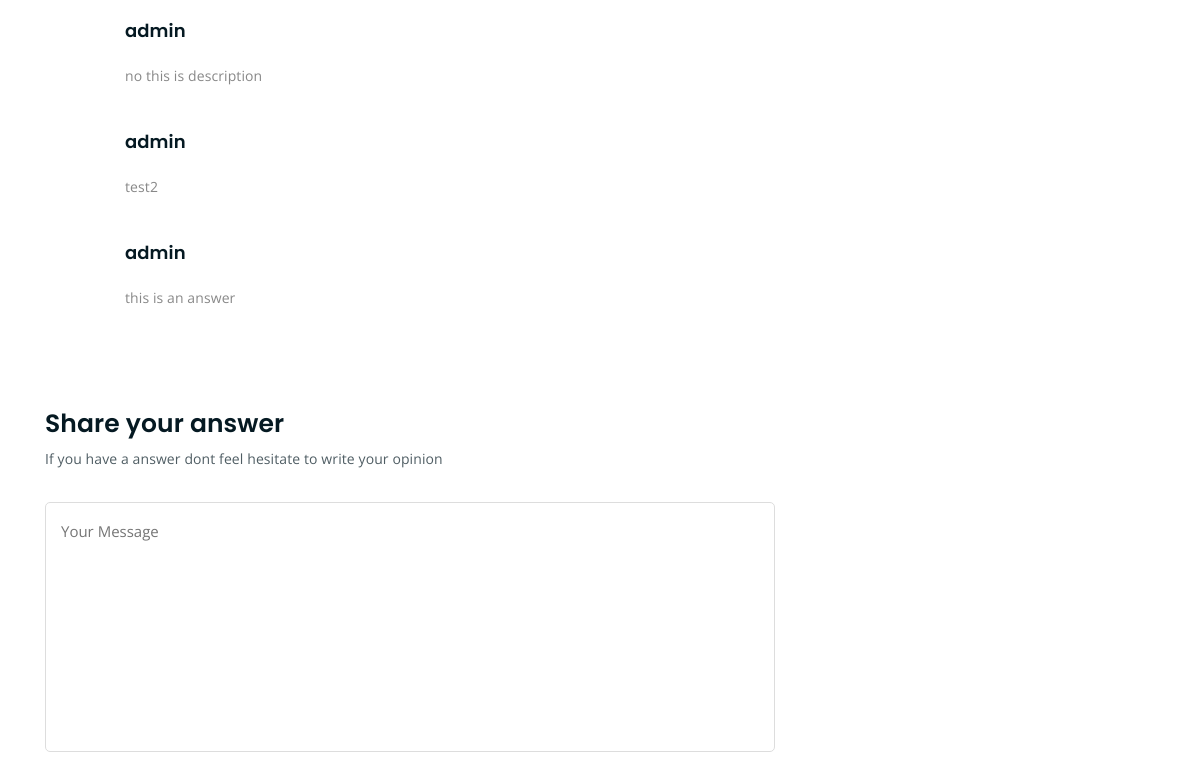
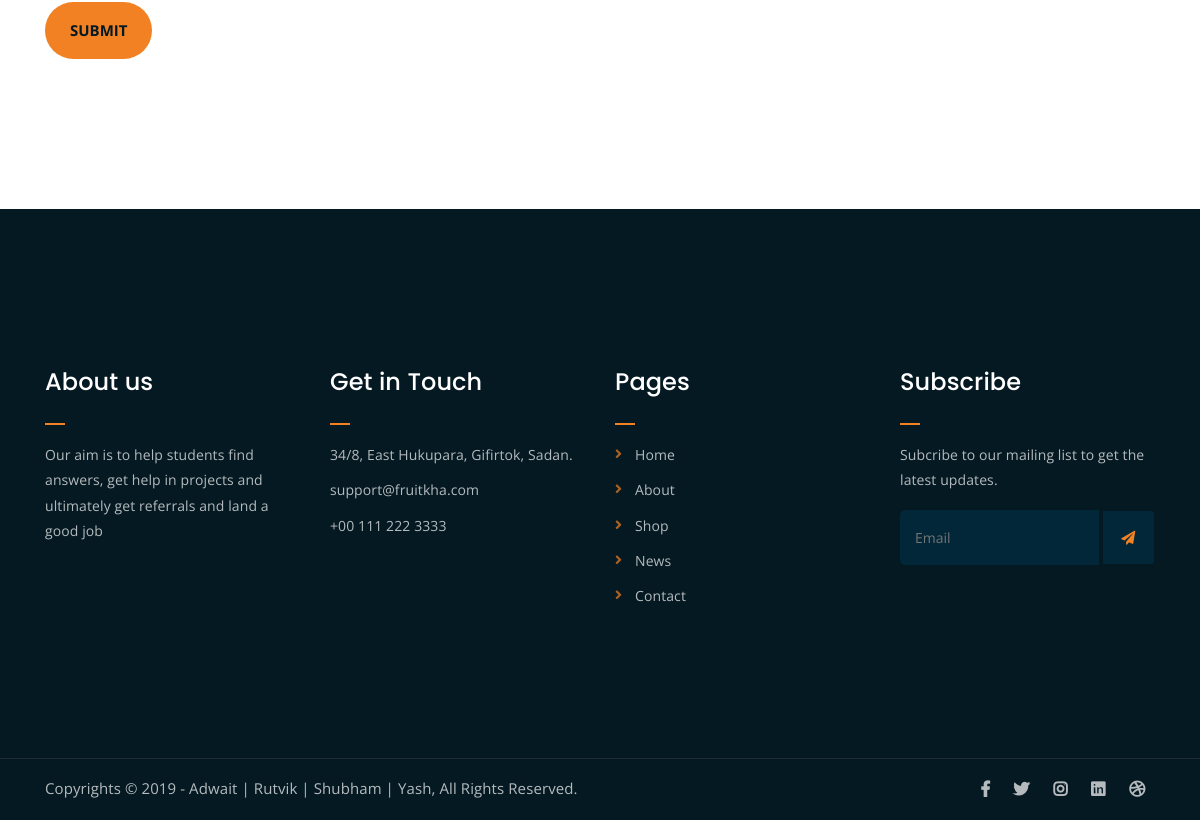
The app's page /Question/1/ (lower part), older data (2 pictures, top to bottom).
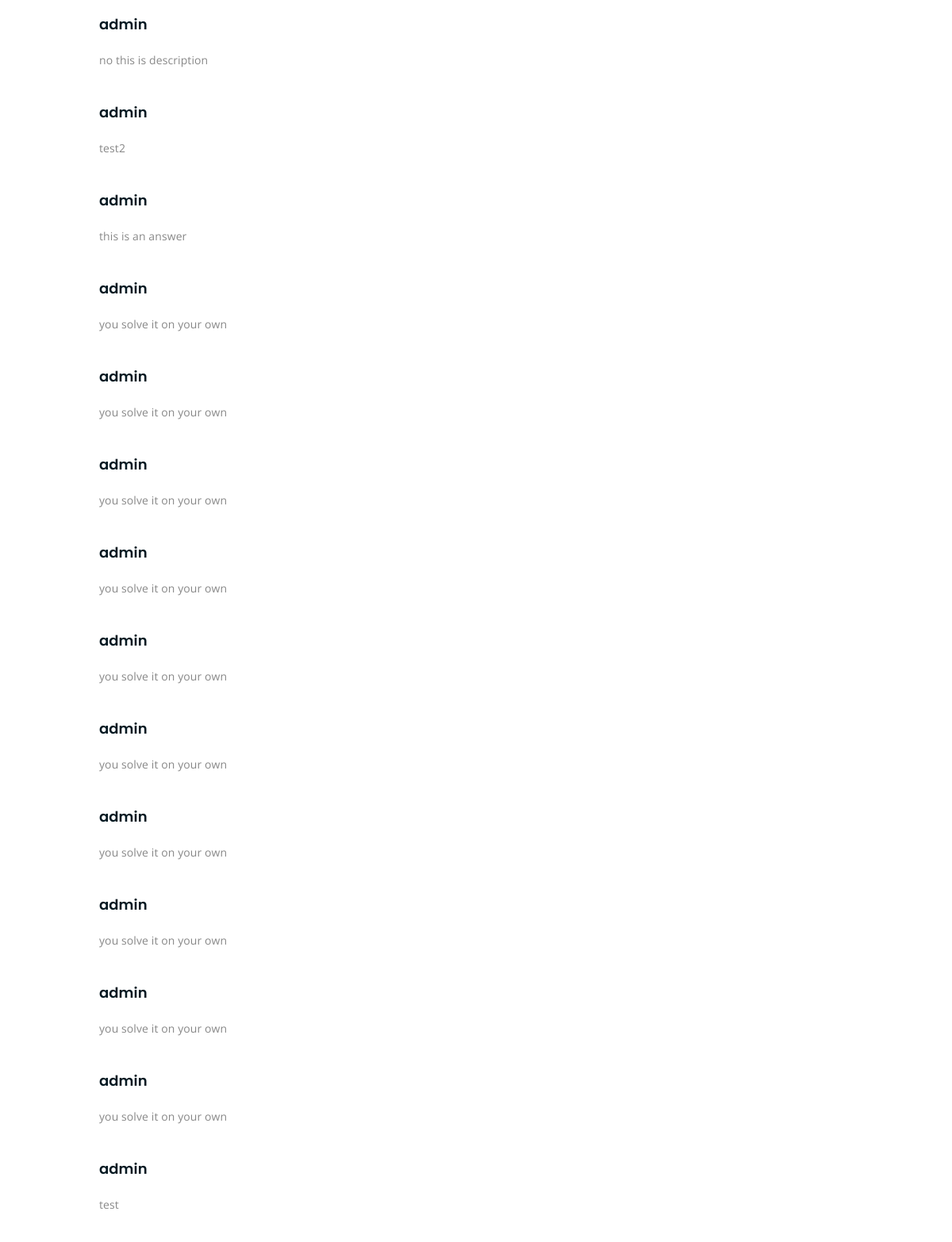
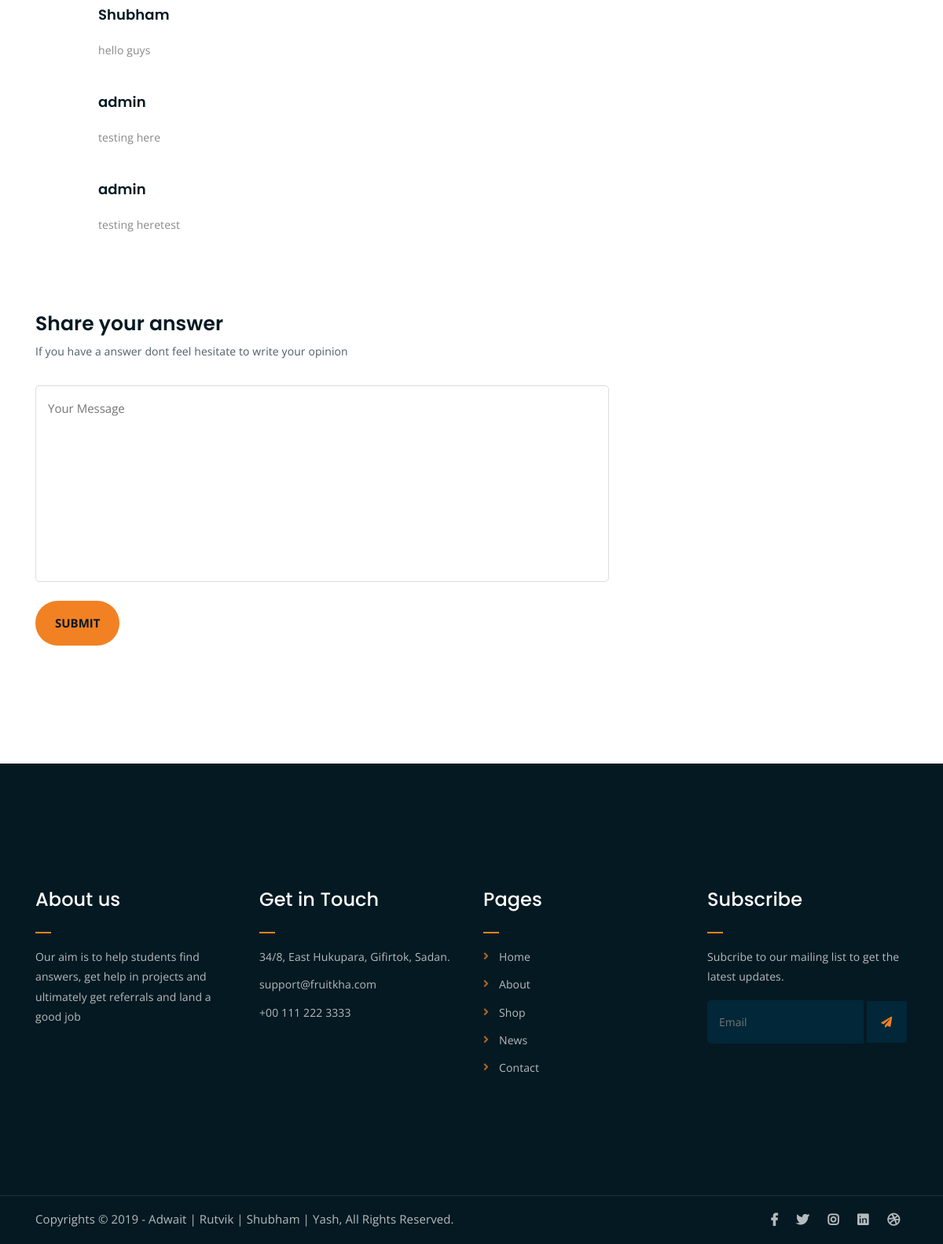
The same page, newer data (2 pictures, top to bottom).
### main/models.py (models this page shows)
class Answer(models.Model):
    question = models.ForeignKey(Question,on_delete=models.CASCADE)
    description = models.TextField()
    image = models.ImageField(upload_to='mainapp/question_images/', null=True)
    student = models.ForeignKey(User, on_delete=models.CASCADE)
    date_posted = models.DateTimeField(default=datetime.datetime.now())

### main/views.py (the view)
# urls.py: path("Question/<int:pk>/", QuestionDetailView, name="Questions-detail"),
def QuestionDetailView(request, pk):
    context = {
        "question": Question.objects.filter(pk=pk).first(),
        "answers": Answer.objects.filter(question__pk=pk),
    }
    return render(request, "main/Question_detail.html", context)

### main/templates/main/Question_detail.html (shortened to what this page needs)
{% extends "main/base.html" %} {% block content%}
<div class="mt-150 mb-150">
    <div class="container">
        <div class="row">
            <div class="col-lg-8">
                <div class="single-article-section">
                    <div class="comments-list-wrap">
                        <div class="comment-list">
                            {%for ans in answers%}
                            <div class="single-comment-body">
                                <div class="comment-text-body">
                                    <h4>{{ans.student.username}} </h4>
                                    <p>{{ans.description}}</p>
                                </div>
                            </div>
                            {%endfor%}
                        </div>
                    </div>
                    <div class="comment-template">
                        <h4>Share your answer</h4>
                        <p>If you have a answer dont feel hesitate to write your opinion</p>
                        <form action="{% url 'answers' question.pk %}" method="POST">
                            <p><textarea name="answer" id="answer" cols="30" rows="10"
                                    placeholder="Your Message"></textarea></p>
                            <p><input type="submit" value="Submit"></p>
                        </form>
                    </div>
                </div>
            </div>
            <div class="col-lg-4">
            </div>
        </div>
    </div>
</div>
{% endblock content%}

Row changes from the older to the newer data that the page shows:
added Answer: student.username "admin", description "you solve it on your own"
added Answer: student.username "admin", description "you solve it on your own"
added Answer: student.username "admin", description "you solve it on your own"
added Answer: student.username "admin", description "you solve it on your own"
added Answer: student.username "admin", description "you solve it on your own"
added Answer: student.username "admin", description "you solve it on your own"
added Answer: student.username "admin", description "you solve it on your own"
added Answer: student.username "admin", description "you solve it on your own"
added Answer: student.username "admin", description "you solve it on your own"
added Answer: student.username "admin", description "you solve it on your own"
added Answer: student.username "admin", description "test"
added Answer: student.username "Shubham", description "hello guys"
added Answer: student.username "admin", description "testing here"
added Answer: student.username "admin", description "testing heretest"
